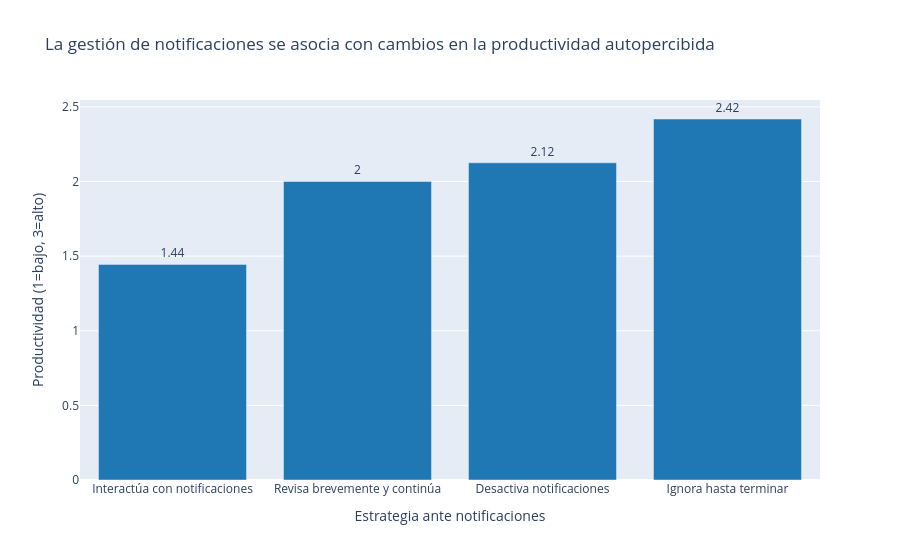

Here is the notebook cell this chart was saved with:
### Markdown cell above
### 5.10. Barplot: Manejo de Notificaciones vs Productividad

### Code cell
notif_mean = (
    df.groupby("Notification Handling", as_index=False)["Productivity_Score"]
    .mean()
    .sort_values("Productivity_Score")
)

fig4 = px.bar(
    notif_mean,
    x="Notification Handling",
    y="Productivity_Score",
    text=notif_mean["Productivity_Score"].round(2),
    title="La gestión de notificaciones se asocia con cambios en la productividad autopercibida",
    color_discrete_sequence=["#1f77b4"]
)

fig4.update_traces(textposition="outside")

fig4.update_layout(
    xaxis_title="Estrategia ante notificaciones",
    yaxis_title="Productividad (1=bajo, 3=alto)"
)

fig4.update_xaxes(
    ticktext=[
        "Interactúa con notificaciones",
        "Revisa brevemente y continúa",
        "Desactiva notificaciones",
        "Ignora hasta terminar"
    ],
    tickvals=[
        "Spend time interacting with the notifications",
        "Check them briefly and resume my work",
        "Turn off notifications altogether",
        "Ignore them until my task is completed"
    ],
    tickangle=0
)

fig4.show()
fig4.write_image("barplot_notificaciones_productividad.png")

### Figure 1 — Plotly figure (JSON) as saved in the notebook; plotly's stock layout.template omitted (floating-point values rounded to 4 significant figures)
{"data": [{"hovertemplate": "Notification Handling=%{x}<br>Productivity_Score=%{y}<br>text=%{text}<extra></extra>", "legendgroup": "", "marker": {"color": "#1f77b4", "pattern": {"shape": ""}}, "name": "", "orientation": "v", "showlegend": false, "text": [1.44, 2.0, 2.12, 2.42], "textposition": "outside", "type": "bar", "x": ["Spend time interacting with the notifications", "Check them briefly and resume my work", "Turn off notifications altogether", "Ignore them until my task is completed"], "xaxis": "x", "y": [1.444, 2.0, 2.125, 2.419], "yaxis": "y"}], "layout": {"barmode": "relative", "legend": {"tracegroupgap": 0}, "title": {"text": "La gestión de notificaciones se asocia con cambios en la productividad autopercibida"}, "xaxis": {"anchor": "y", "domain": [0, 1], "tickangle": 0, "ticktext": ["Interactúa con notificaciones", "Revisa brevemente y continúa", "Desactiva notificaciones", "Ignora hasta terminar"], "tickvals": ["Spend time interacting with the notifications", "Check them briefly and resume my work", "Turn off notifications altogether", "Ignore them until my task is completed"], "title": {"text": "Estrategia ante notificaciones"}}, "yaxis": {"anchor": "x", "domain": [0, 1], "title": {"text": "Productividad (1=bajo, 3=alto)"}}}}
